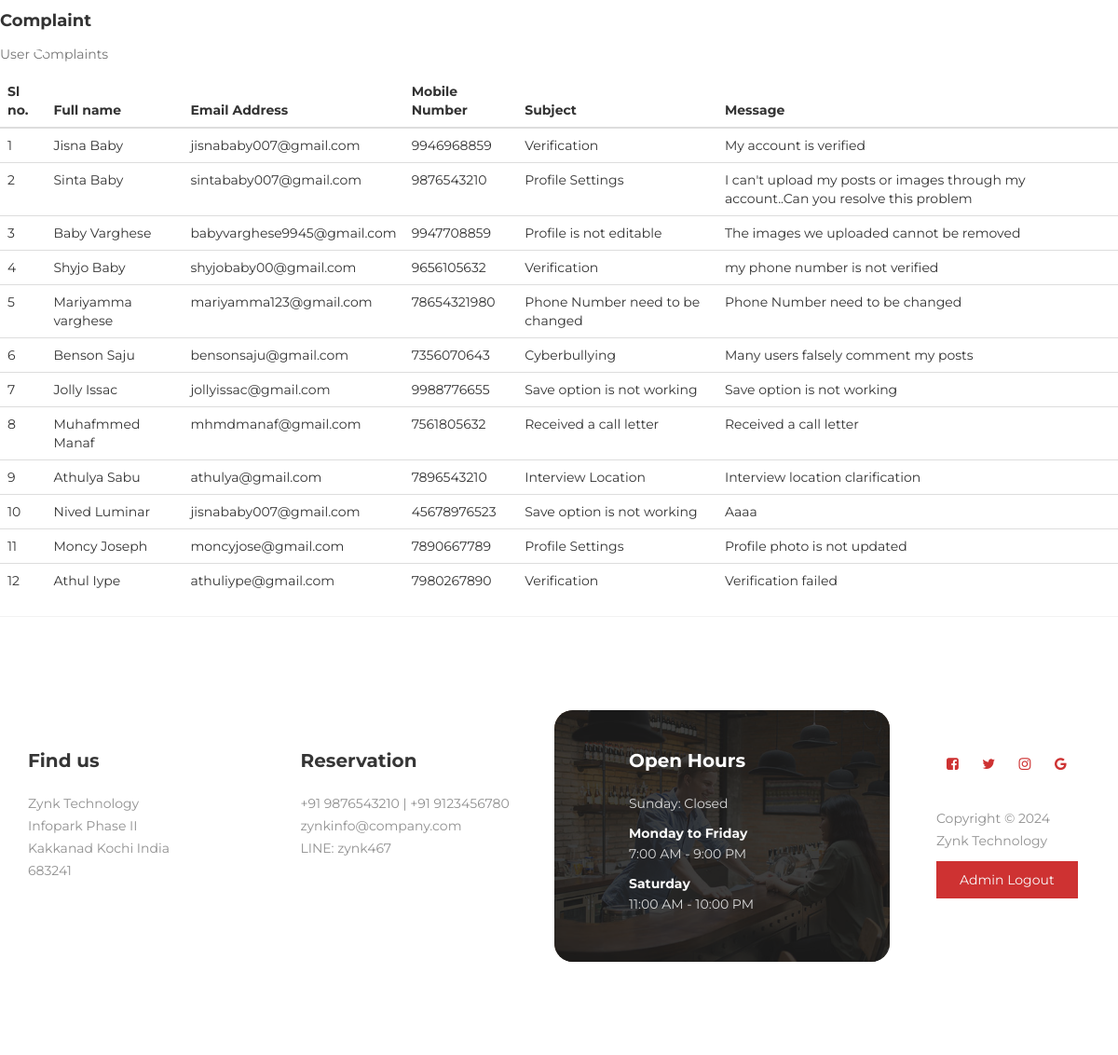
Page /Admin_Side/display_contact/ on the earlier database version.
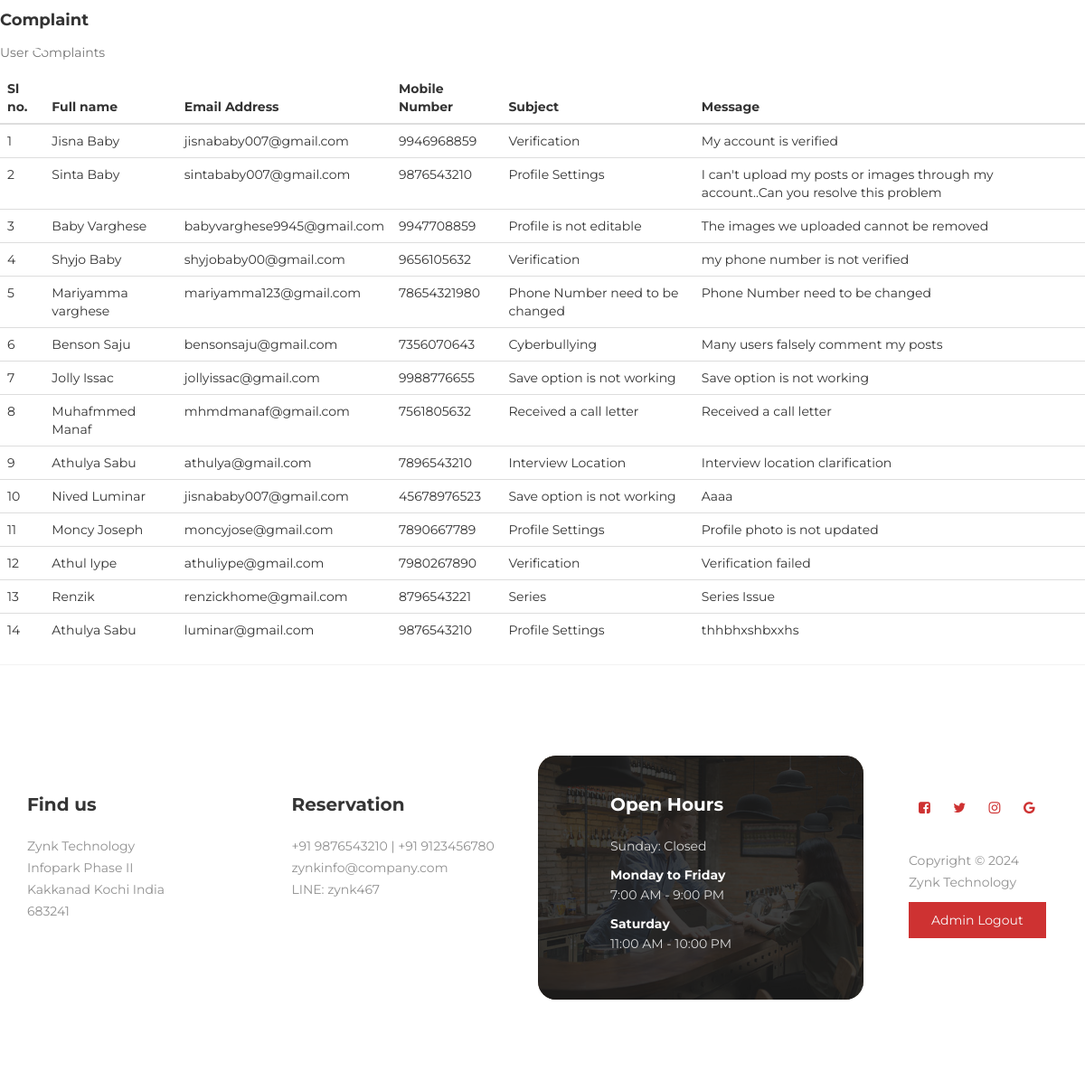
Same page on the later database version.
### Web_Side/models.py (models this page shows)
class ContactdB(models.Model):
    Full_Name = models.CharField(max_length=100,null=True,blank=True)
    Mobile_Number = models.IntegerField(null=True,blank=True)
    Email = models.EmailField(max_length=100,null=True,blank=True)
    Subject = models.CharField(max_length=100,null=True,blank=True)
    Msg = models.CharField(max_length=500,null=True,blank=True)

### Admin_Side/views.py (the view)
# urls.py: path('display_contact/',views.display_contact,name="display_contact"),
def display_contact(request):
    data = ContactdB.objects.all()
    return render(request,"Contact.html",{'data':data})

### Admin_Side/templates/Contact.html (shortened to what this page needs)
<!DOCTYPE html>
{% extends 'index.html' %}
{% block content %}
<html lang="en">
<head>
</head>
<body>
<div class="card">
                <div class="card-body">
                  <h4 class="card-title"> Complaint</h4>
                  <p class="card-description">User Complaints
                  </p>
                  <div class="table-responsive pt-3">
                    <table class="table table-dark">
                      <thead>
                        <tr>
                          <th>
                            Sl no.
                          </th>
                          <th>
                            Full name
                          </th>
                          <th>
                            Email Address
                          </th>
                          <th>
                            Mobile Number
                          </th>
                            <th>
                            Subject
                          </th>
                            <th>
                           Message
                          </th>
                        </tr>
                      </thead>
                      <tbody>
                      {% for d in data %}
                        <tr>
                          <td>
                            {{forloop.counter}}
                          </td>
                          <td>
                             {{d.Full_Name}}
                          </td>
                          <td>{{d.Email}}
                          </td>
                          <td>{{d.Mobile_Number}}
                          </td>
                            <td>{{d.Subject}}
                          </td>
                            <td>{{d.Msg}}</td>
                        </tr>
                      {% endfor %}
                      </tbody>
                    </table>
                  </div>
                </div>
              </div>
</body>
</html>
{% endblock %}

Differences in the rows shown:
added ContactdB: Full_Name "Renzik", Email "renzickhome@gmail.com", Mobile_Number "8796543221", Subject "Series", Msg "Series Issue"
added ContactdB: Full_Name "Athulya Sabu", Email "luminar@gmail.com", Mobile_Number "9876543210", Subject "Profile Settings", Msg "thhbhxshbxxhs"
